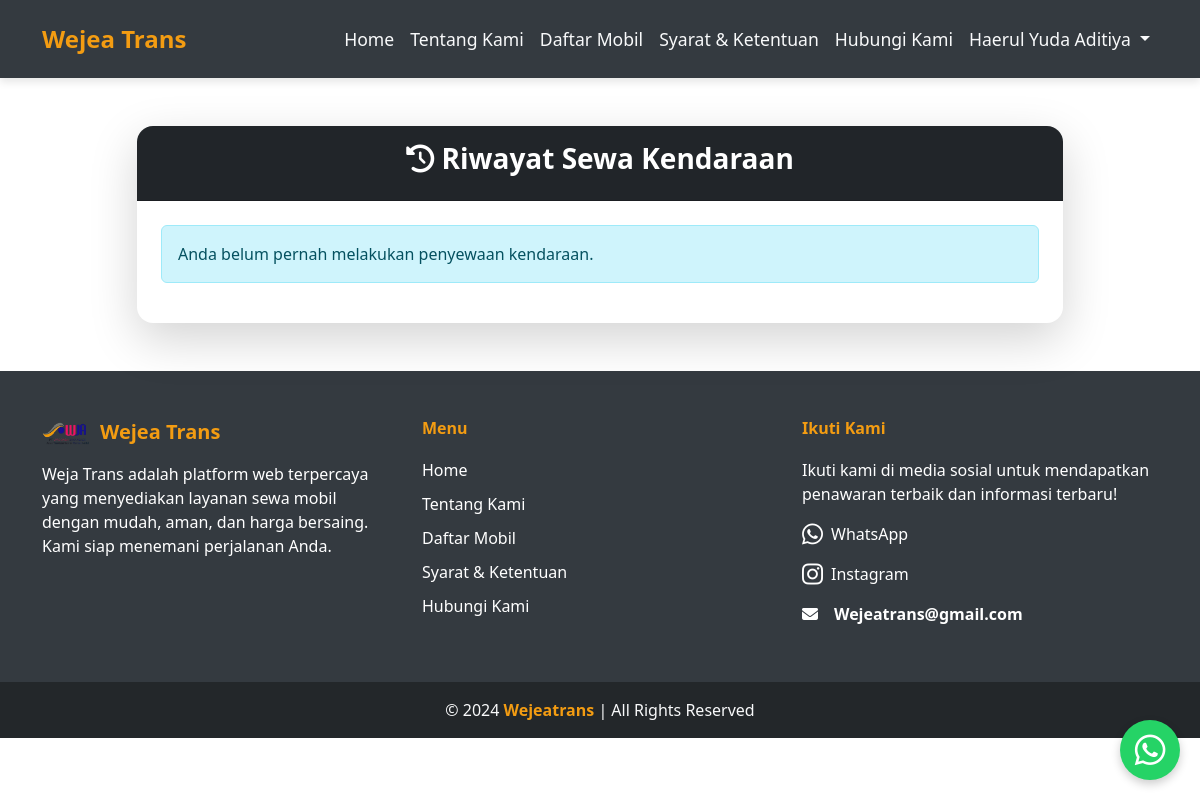
Before: /riwayat_sewa.php (signed in) with the older database file.
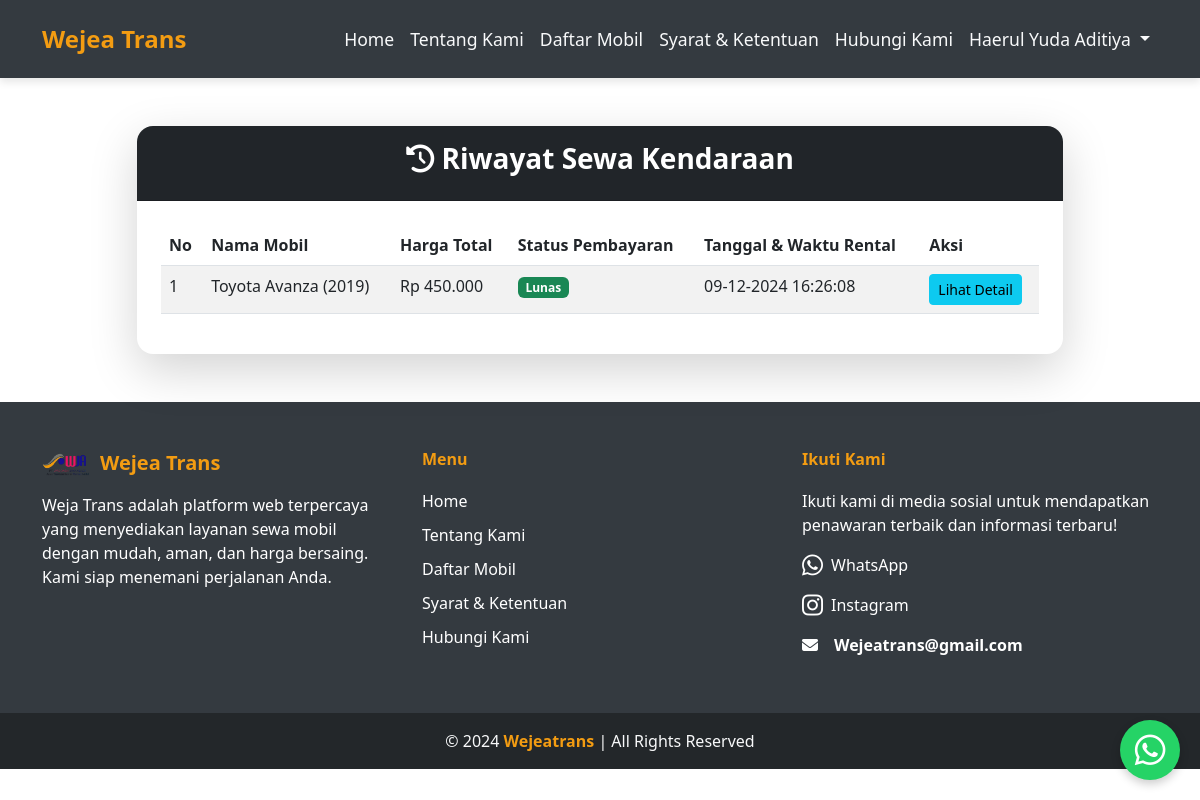
After: the same page with the newer database file.
### tables this page shows
CREATE TABLE `rentals` (
  `rental_id` int(11) NOT NULL,
  `user_id` int(11) NOT NULL,
  `car_id` int(11) NOT NULL,
  `start_date` date NOT NULL,
  `end_date` date NOT NULL,
  `duration` int(11) NOT NULL,
  `total_price` decimal(10,2) NOT NULL,
  `payment_status` enum('not_chosen','pending','paid','failed') DEFAULT NULL,
  `order_id` varchar(50) NOT NULL,
  `created_at` timestamp NOT NULL DEFAULT current_timestamp(),
  `updated_at` timestamp NOT NULL DEFAULT current_timestamp() ON UPDATE current_timestamp()
);

CREATE TABLE `cars` (
  `car_id` int(11) NOT NULL,
  `model` varchar(100) NOT NULL,
  `brand` varchar(50) NOT NULL,
  `year` int(11) NOT NULL,
  `transmission` enum('manual','matic') NOT NULL,
  `image` varchar(255) NOT NULL,
  `price_24_hours` decimal(10,2) NOT NULL,
  `status` enum('tersedia','dipesan','dalam_perawatan') NOT NULL,
  `created_at` timestamp NOT NULL DEFAULT current_timestamp()
);

### riwayat_sewa.php (the view, shortened to what the changed rows need)
<?php
require 'includes/header.php';
require 'config/config.php';
$rentals = [];
$user_id = $_SESSION['user_id'];
$query = "SELECT rentals.order_id,
                 cars.model,
                 cars.brand,
                 cars.year,
                 cars.price_24_hours,
                 rentals.start_date,
                 rentals.end_date,
                 rentals.payment_status,
                 rentals.created_at,   -- Kolom created_at untuk menampilkan tanggal dan waktu ketika rental dicatat
                 payment_links.payment_url
          FROM rentals
          JOIN cars ON rentals.car_id = cars.car_id
          LEFT JOIN payment_links ON rentals.rental_id = payment_links.rental_id
          WHERE rentals.user_id = '$user_id'
          ORDER BY rentals.created_at DESC";
$result = mysqli_query($conn, $query);
if ($result) {
    $rentals = mysqli_fetch_all($result, MYSQLI_ASSOC);
} else {
    $error_message = "Terjadi kesalahan saat mengambil data riwayat sewa.";
}
?>
<div class="container py-5">
    <div class="row justify-content-center">
        <div class="col-lg-10">
            <div class="card shadow-lg border-0 rounded-4">
                <div class="card-body p-4">
                    <?php if (empty($rentals)): ?>
                        <div class="alert alert-info" role="alert">
                            Anda belum pernah melakukan penyewaan kendaraan.
                        </div>
                    <?php else: ?>
                        <div class="table-responsive">
                            <table class="table table-striped">
                                <thead>
                                    <tr>
                                        <th>No</th>
                                        <th>Nama Mobil</th>
                                        <th>Harga Total</th>
                                        <th>Status Pembayaran</th>
                                        <th>Tanggal & Waktu Rental</th>
                                        <th>Aksi</th>
                                    </tr>
                                </thead>
                                <tbody>
                                <?php
                                $no = 1;
                                foreach ($rentals as $rental): ?>
                                    <?php
                                    $start_date = new DateTime($rental['start_date']);
                                    $end_date = new DateTime($rental['end_date']);
                                    $interval = $start_date->diff($end_date);
                                    $duration = $interval->days;
                                    $total_price = $duration * $rental['price_24_hours'];
                                    ?>
                                    <tr>
                                        <td><?= $no++; ?></td>
                                        <td>
                                            <?= htmlspecialchars($rental['brand']) . ' ' . htmlspecialchars($rental['model']) . ' (' . htmlspecialchars($rental['year']) . ')'; ?>
                                        </td>
                                        <td>Rp <?= number_format($total_price, 0, ',', '.'); ?></td>
                                        <td>
                                            <?php
                                                if ($rental['payment_status'] == 'paid') {
                                                    echo '<span class="badge bg-success">Lunas</span>';
                                                } elseif ($rental['payment_status'] == 'pending') {
                                                    echo '<span class="badge bg-warning">Menunggu Pembayaran</span>';
                                                } else {
                                                    echo '<span class="badge bg-danger">Gagal</span>';
                                                }
                                            ?>
                                        </td>
                                        <td>
                                            <?= (new DateTime($rental['created_at']))->format('d-m-Y H:i:s'); ?>
                                        </td>
                                        <td>
                                            <?php if ($rental['payment_status'] == 'pending' && !empty($rental['payment_url'])): ?>
                                                <a href="<?= htmlspecialchars($rental['payment_url']); ?>" class="btn btn-primary btn-sm" target="_blank">Bayar Sekarang</a>
                                            <?php else: ?>
                                                <a href="invoice.php?id=<?= $rental['order_id']; ?>" class="btn btn-info btn-sm">Lihat Detail</a>
                                            <?php endif; ?>
                                        </td>
                                    </tr>
                                <?php endforeach; ?>
                                </tbody>
                            </table>
                        </div>
                    <?php endif; ?>
                </div>
            </div>
        </div>
    </div>
</div>

Changed rows visible on the page:
added rentals: car.brand "Toyota", car.model "Avanza", car.year "2019", total_price "450.000", payment_status "Lunas", created_at "09-12-2024 16:26:08"
Other visible differences:
text no longer shown: "Anda belum pernah melakukan penyewaan kendaraan."
text now shown: "No Nama Mobil Harga Total Status Pembayaran Tanggal & Waktu Rental Aksi"
